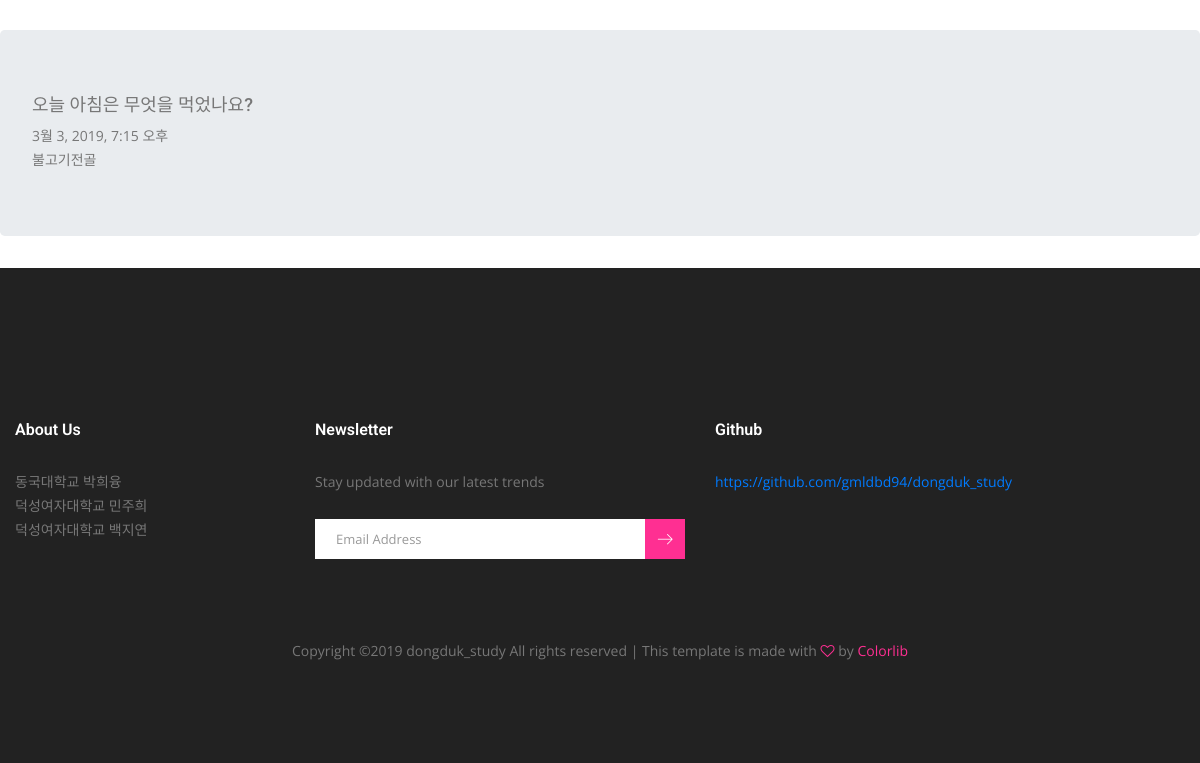
/question/allpost/ (lower part), run on an earlier commit of the app's database.
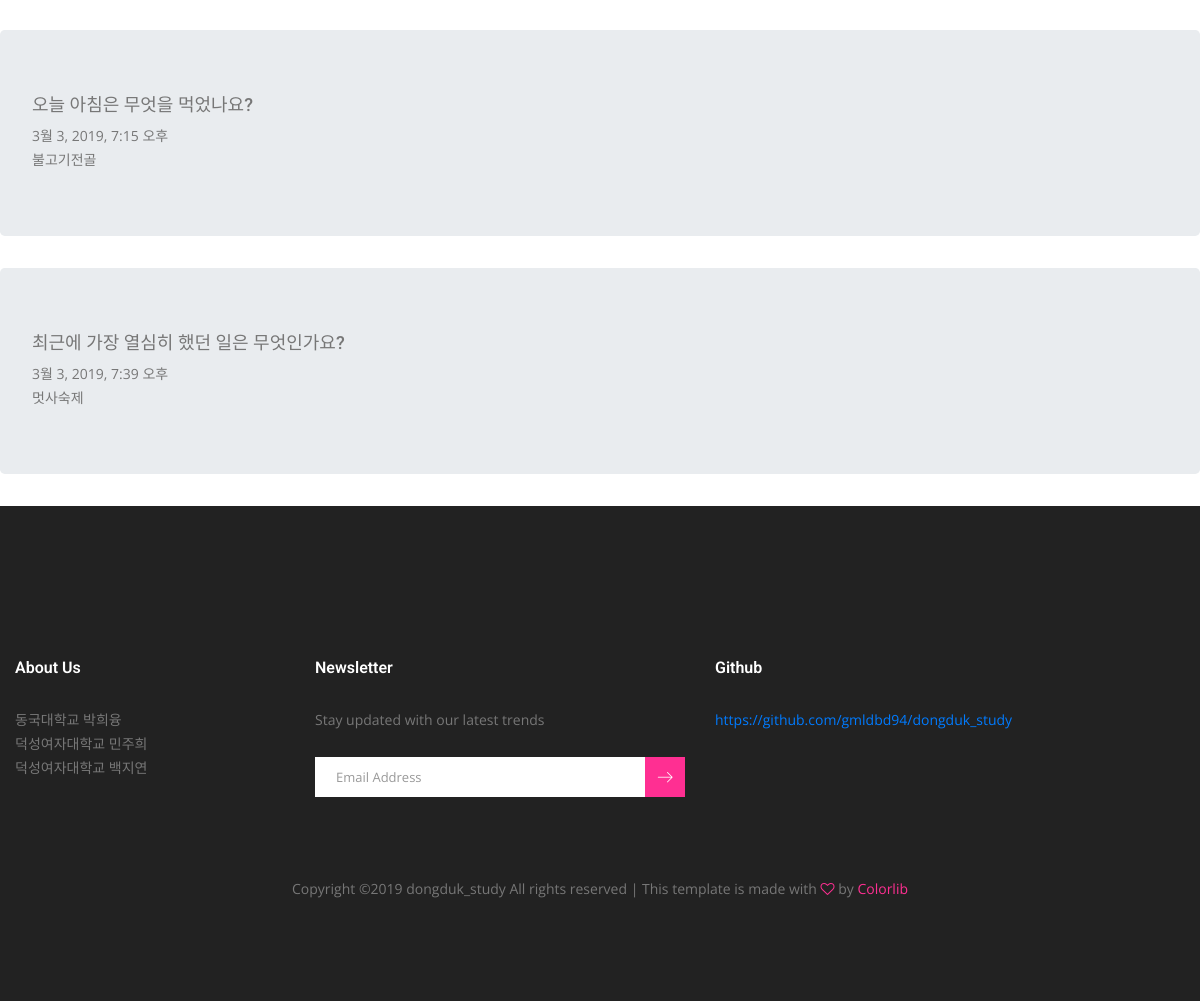
And on a later commit of the database.
### question/models.py (models this page shows, shortened)
class Post(models.Model):
    pub_date=models.DateTimeField('data published')
    question=models.ForeignKey(Questions,on_delete=models.CASCADE)
    answer=models.TextField(null=False)
    author=models.TextField(null=False) # 현재 사용중인 user 반환하여 views.py에서 str

class Questions(models.Model):
    content=models.TextField(null=False)
    def __str__(self):
        return self.content

### question/views.py (the view)
# urls.py: path('allpost/', views.allpost, name='allpost'),
def allpost(request):
    allpost=Post.objects
    return render(request, 'question/allpost.html', {'allpost':allpost})

### question/templates/question/allpost.html (shortened to what this page needs)
{% extends 'base.html' %}
{% block content %}
{% for allpost in allpost.all %}
    <div class="jumbotron">
        <h4>{{allpost.question}}</h4>
        {{allpost.pub_date}}
        <br>
        {{allpost.answer}}
    </div>
{% endfor %}
{% endblock %}

What changed in the data, as far as the page shows it:
added Post: question "최근에 가장 열심히 했던 일은 무엇인가요?", pub_date "3월 3, 2019, 7:39 오후", answer "멋사숙제"
